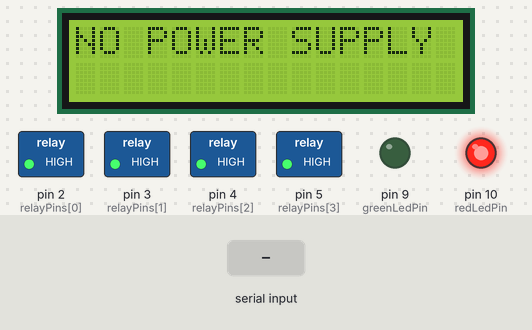
A sketch run on a simulated Arduino Uno, built with avr-gcc and run on an emulated ATmega328P. Parts: 16×2 character LCD, switched loads named in the sketch (green lamp = pin HIGH), output pins drawn as LEDs (lit = HIGH). The inputs (shaded band) are chosen by the test bench. What the sketch prints to the serial monitor is not drawn.

Above: at 0.76 s.
1.3 s: "1" received over Serial
At 2.3 s:
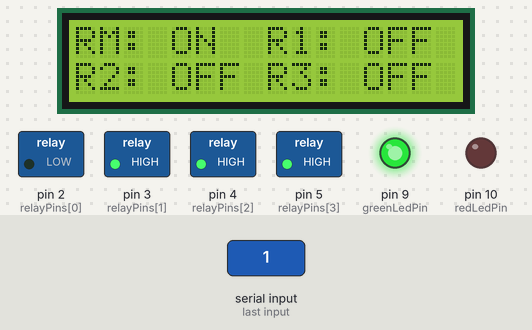
2.8 s: "2" received over Serial
At 3.4 s:
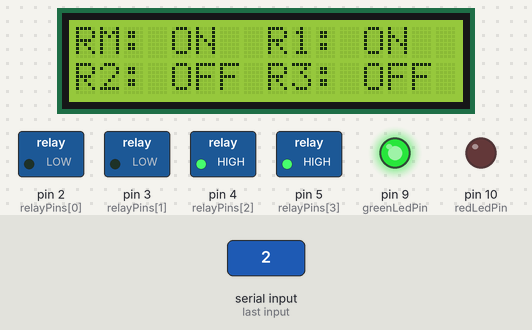
4.3 s: "3" received over Serial
At 5.5 s:
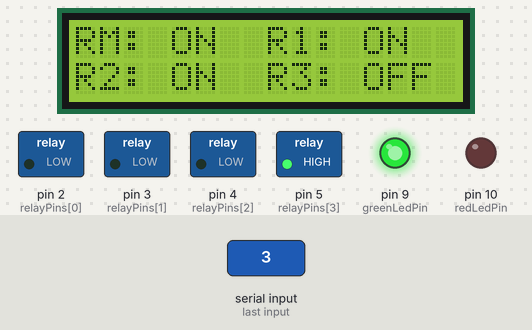
5.8 s: "w" received over Serial
At 6.9 s:
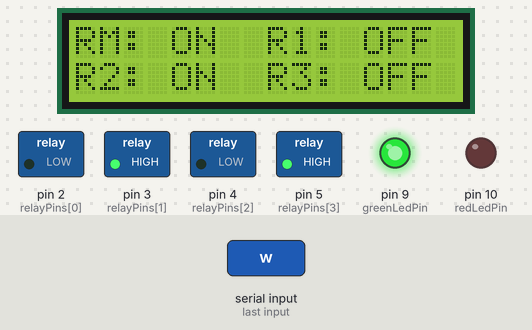
7.3 s: "4" received over Serial
At 8.0 s:
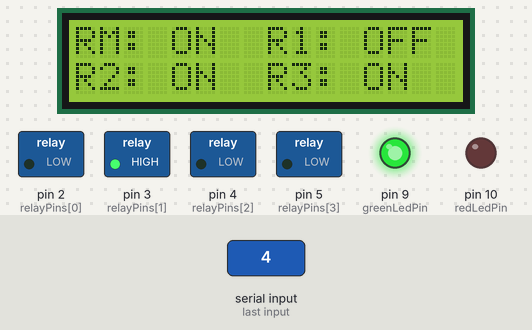
8.8 s: "e" received over Serial
At 9.2 s:
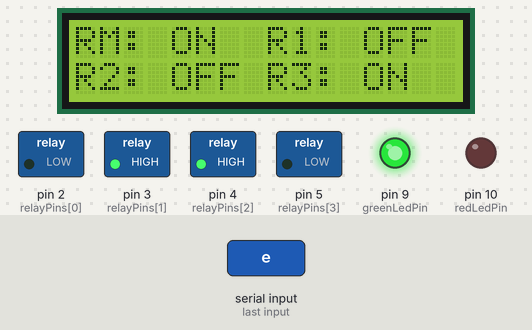
Timing chart, 0 to 11.3 s (numbered marks = the images above; inputs shaded):
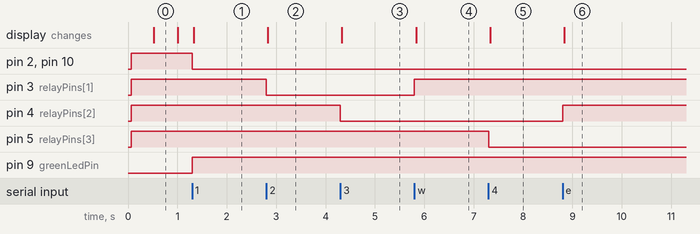

Measured:
- after the input at 1.3 s, pin 2 (relayPins[0]), pin 10 (redLedPin): HIGH → LOW at once; pin 9 (greenLedPin): LOW → HIGH at once; the display: changes at once (image 1)
- after the input at 2.8 s, pin 3 (relayPins[1]): HIGH → LOW at once; the display: changes at once (image 2)
- after the input at 4.3 s, pin 4 (relayPins[2]): HIGH → LOW at once; the display: changes at once (image 3)
- after the input at 5.8 s, pin 3 (relayPins[1]): LOW → HIGH at once; the display: changes at once (image 4)
- after the input at 7.3 s, pin 5 (relayPins[3]): HIGH → LOW at once; the display: changes at once (image 5)
- after the input at 8.8 s, pin 4 (relayPins[2]): LOW → HIGH at once; the display: changes at once (image 6)
- what the display in image 0 shows lasts 0.5 s, from 0.5 s to 1.0 s

The sketch:

PowerSource.ino
```cpp
#include <Wire.h>
#include <LiquidCrystal_I2C.h>

// Define the LCD address and initialize the library
LiquidCrystal_I2C lcd(0x27, 16, 2); // I2C address 0x27, 16 column, 2 rows

// Define relay pins
const int relayPins[] = {2, 3, 4, 5};
const int numRelays = 4;

// Define LED pins
const int redLedPin = 10;
const int greenLedPin = 9;

// Relay states
bool relayState[numRelays] = {false, false, false, false};

// Master relay state
bool masterRelayState = false;

void setup() {
  // Initialize the LCD
  lcd.begin(16, 2); // Columns and rows
  lcd.backlight();

  // Initialize relay and LED pins
  for (int i = 0; i < numRelays; i++) {
    pinMode(relayPins[i], OUTPUT);
    digitalWrite(relayPins[i], HIGH); // Relays are typically active LOW
  }
  pinMode(redLedPin, OUTPUT);
  pinMode(greenLedPin, OUTPUT);
  digitalWrite(redLedPin, HIGH);
  digitalWrite(greenLedPin, LOW);

  // Initialize serial communication
  Serial.begin(9600);

  // Display initial status
  updateDisplay();
}

void loop() {
  if (Serial.available() > 0) {
    char command = Serial.read();

    switch (command) {
      case '1':
        masterRelayState = true;
        relayState[0] = true;
        digitalWrite(relayPins[0], LOW); // Master relay ON
        digitalWrite(redLedPin, LOW);
        digitalWrite(greenLedPin, HIGH);
        Serial.println("Master Relay ON");
        break;
      case '2':
        if (masterRelayState) { // Only allow if master relay is ON
          relayState[1] = true;
          digitalWrite(relayPins[1], LOW); // Relay 2 ON
          Serial.println("Relay 2 ON");
        } else {
          Serial.println("Cannot turn ON Relay 2, Master Relay is OFF");
        }
        break;
      case '3':
        if (masterRelayState) { // Only allow if master relay is ON
          relayState[2] = true;
          digitalWrite(relayPins[2], LOW); // Relay 3 ON
          Serial.println("Relay 3 ON");
        } else {
          Serial.println("Cannot turn ON Relay 3, Master Relay is OFF");
        }
        break;
      case '4':
        if (masterRelayState) { // Only allow if master relay is ON
          relayState[3] = true;
          digitalWrite(relayPins[3], LOW); // Relay 4 ON
          Serial.println("Relay 4 ON");
        } else {
          Serial.println("Cannot turn ON Relay 4, Master Relay is OFF");
        }
        break;
      case 'q':
        masterRelayState = false;
        relayState[0] = false;
        digitalWrite(relayPins[0], HIGH); // Master relay OFF
        digitalWrite(redLedPin, HIGH);
        digitalWrite(greenLedPin, LOW);
        Serial.println("Master Relay OFF");
        // Turn off all other relays
        for (int i = 1; i < numRelays; i++) {
          relayState[i] = false;
          digitalWrite(relayPins[i], HIGH); // Turn off relay
        }
        Serial.println("All other relays OFF");
        break;
      case 'w':
        relayState[1] = false;
        digitalWrite(relayPins[1], HIGH); // Relay 2 OFF
        Serial.println("Relay 2 OFF");
        break;
      case 'e':
        relayState[2] = false;
        digitalWrite(relayPins[2], HIGH); // Relay 3 OFF
        Serial.println("Relay 3 OFF");
        break;
      case 'r':
        relayState[3] = false;
        digitalWrite(relayPins[3], HIGH); // Relay 4 OFF
        Serial.println("Relay 4 OFF");
        break;
      default:
        // Invalid command
        Serial.println("Invalid Command");
        break;
    }

    updateDisplay();
  }

  // Handle blinking "NO POWER SUPPLY" when master relay is OFF
  if (!masterRelayState) {
    static unsigned long lastBlinkTime = 0;
    static bool blinkState = false;

    unsigned long currentMillis = millis();
    if (currentMillis - lastBlinkTime >= 500) { // Blink every 500 milliseconds
      lastBlinkTime = currentMillis;
      blinkState = !blinkState; // Toggle the blink state
      if (blinkState) {
        lcd.clear();
        lcd.setCursor(0, 0);
        lcd.print("NO POWER SUPPLY");
      } else {
        lcd.clear(); // Clear the display when off
      }
    }
  }
}

void updateDisplay() {
  if (masterRelayState) {
    lcd.clear();
    lcd.setCursor(0, 0);
    lcd.print("RM: ");
    lcd.print(relayState[0] ? "ON " : "OFF");

    lcd.setCursor(8, 0);
    lcd.print("R1: ");
    lcd.print(relayState[1] ? "ON " : "OFF");

    lcd.setCursor(0, 1);
    lcd.print("R2: ");
    lcd.print(relayState[2] ? "ON " : "OFF");

    lcd.setCursor(8, 1);
    lcd.print("R3: ");
    lcd.print(relayState[3] ? "ON " : "OFF");
  }
}
```
